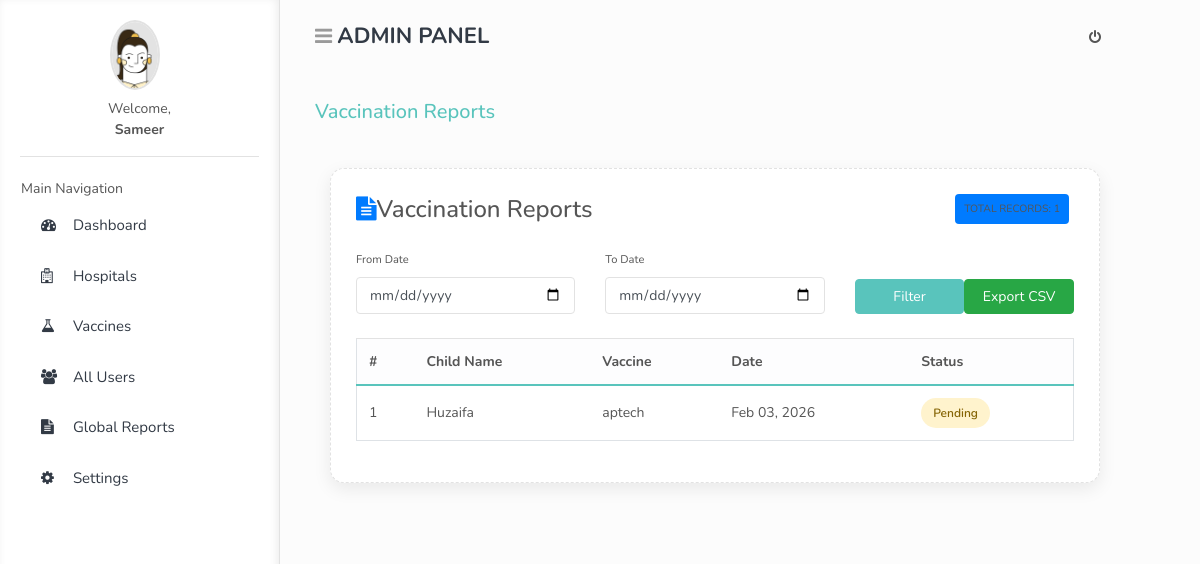
Before: /mainadmin/reports.php (signed in) with the older database file.
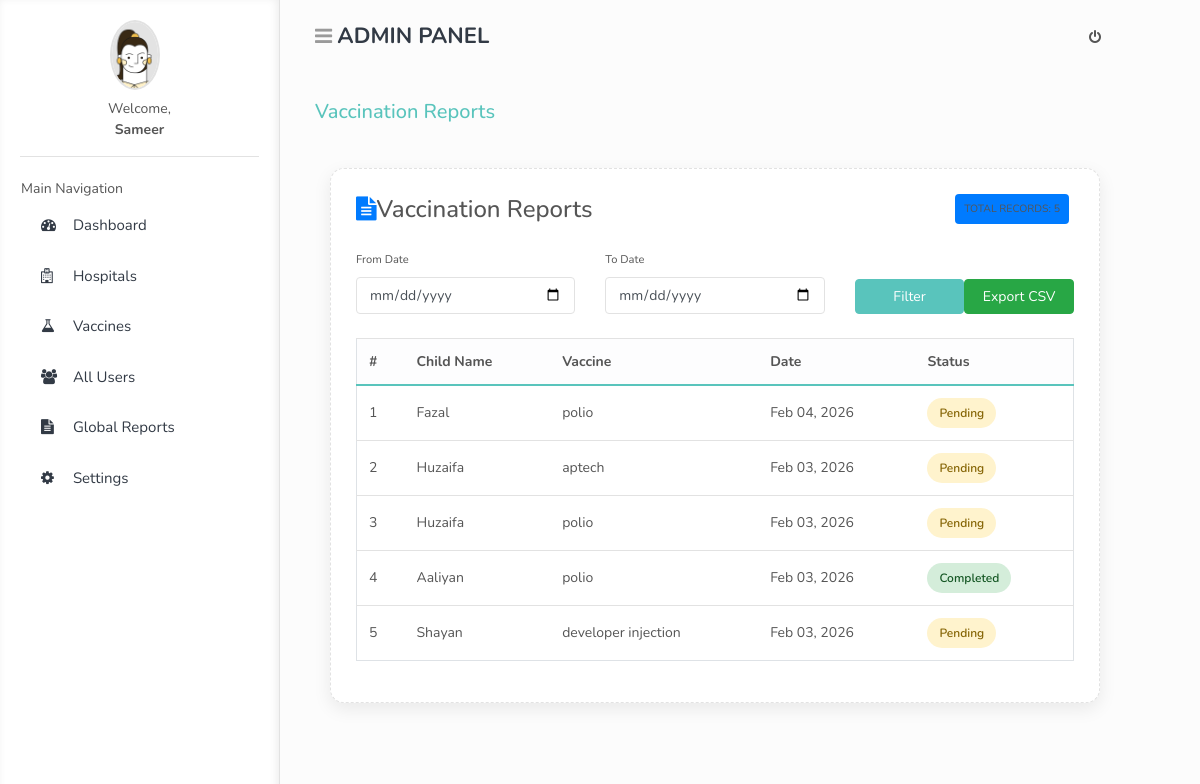
After: the same page with the newer database file.
### tables this page shows
CREATE TABLE `bookings` (
  `id` int(11) NOT NULL,
  `child_id` int(11) DEFAULT NULL,
  `hospital_id` int(11) DEFAULT NULL,
  `vaccine_name` varchar(100) DEFAULT NULL,
  `booking_date` date DEFAULT NULL,
  `status` varchar(30) DEFAULT NULL,
  `created_at` timestamp NOT NULL DEFAULT current_timestamp()
);

CREATE TABLE `children` (
  `child_id` int(11) NOT NULL,
  `parent_id` int(11) NOT NULL,
  `child_name` varchar(100) NOT NULL,
  `birth_date` date NOT NULL,
  `vaccination_status` varchar(50) DEFAULT 'Pending'
);

### mainadmin/reports.php (the view, shortened to what this page needs)
<?php
include '../base/header.php';
include '../includes/db.php';
$whereCondition = '';
$startDate = $_POST['start_date'] ?? '';
$endDate = $_POST['end_date'] ?? '';
$result = mysqli_query($conn, "
    SELECT c.child_name, b.vaccine_name, b.booking_date, b.status
    FROM bookings b
    JOIN children c ON c.child_id = b.child_id
    WHERE 1=1 $whereCondition
    ORDER BY b.booking_date DESC
");
?>
<div class="container py-4">
    <div class="card report-card">
        <div class="d-flex justify-content-between align-items-center mb-4">
            <h4 class="m-0"><i class="fa fa-file-text text-primary me-2"></i>Vaccination Reports</h4>
            <span class="badge bg-primary p-2">Total Records: <?= mysqli_num_rows($result); ?></span>
        </div>
        <form method="POST" class="row g-3 mb-4">
            <div class="col-md-4">
                <label class="small fw-bold">From Date</label>
                <input type="date" name="start_date" value="<?= htmlspecialchars($startDate) ?>" class="form-control">
            </div>
            <div class="col-md-4">
                <label class="small fw-bold">To Date</label>
                <input type="date" name="end_date" value="<?= htmlspecialchars($endDate) ?>" class="form-control">
            </div>
            <div class="col-md-4 d-flex align-items-end">
                <button type="submit" class="btn btn-primary w-100 me-2">Filter</button>
                <button type="submit" name="export_csv" class="btn btn-success w-100">Export CSV</button>
            </div>
        </form>
        <div class="table-responsive">
            <table class="table table-hover border">
                <thead class="table-light">
                    <tr>
                        <th>#</th>
                        <th>Child Name</th>
                        <th>Vaccine</th>
                        <th>Date</th>
                        <th>Status</th>
                    </tr>
                </thead>
                <tbody>
                <?php
                $i = 1;
                if (mysqli_num_rows($result) > 0):
                    while ($r = mysqli_fetch_assoc($result)):
                        $status = strtolower(trim($r['status'] ?? 'pending'));
                        $badgeClass = ($status === 'pending') ? 'status-pending' :
                                      (in_array($status, ['done','completed','vaccinated']) ? 'status-done' : 'status-other');
                ?>
                    <tr>
                        <td><?= $i++ ?></td>
                        <td class="fw-bold"><?= htmlspecialchars($r['child_name']) ?></td>
                        <td><?= htmlspecialchars($r['vaccine_name'] ?: 'N/A') ?></td>
                        <td><?= date('M d, Y', strtotime($r['booking_date'])) ?></td>
                        <td>
                            <span class="status-pill <?= $badgeClass ?>">
                                <?= ucfirst($status) ?>
                            </span>
                        </td>
                    </tr>
                <?php endwhile; else: ?>
                    <tr><td colspan="5" class="text-center py-4 text-muted">No records found for the selected dates.</td></tr>
                <?php endif; ?>
                </tbody>
            </table>
        </div>
    </div>
</div>
<?php include '../base/footer.php'; ?>

Changed rows visible on the page:
added bookings: child.child_name "Fazal", vaccine_name "polio", booking_date "Feb 04, 2026", status "Pending"
added bookings: child.child_name "Huzaifa", vaccine_name "polio", booking_date "Feb 03, 2026", status "Pending"
added bookings: child.child_name "Aaliyan", vaccine_name "polio", booking_date "Feb 03, 2026", status "Completed"
added bookings: child.child_name "Shayan", vaccine_name "developer injection", booking_date "Feb 03, 2026", status "Pending"
